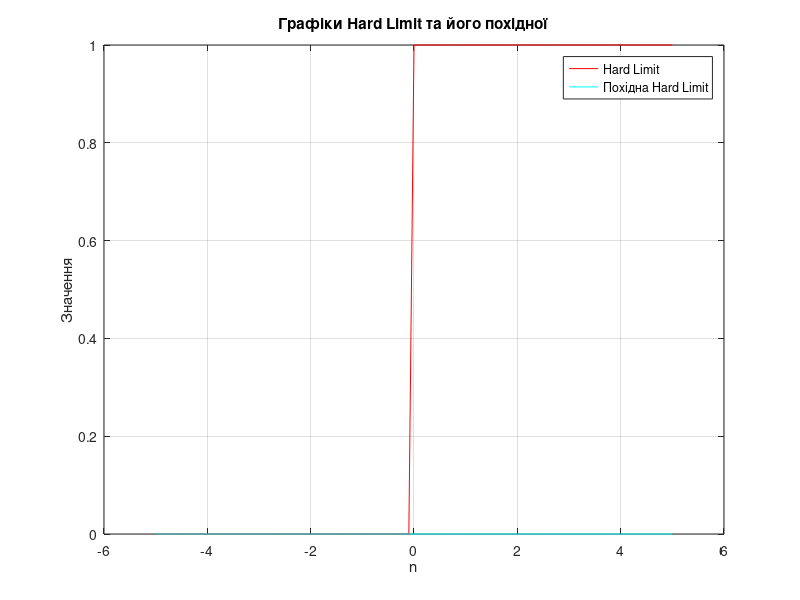

Write the MATLAB code that produced this figure.
function hardlimfile
    % Функція hardlim
    name = 'Hard Limit';
    inrange = '(-Inf, Inf)';
    outrange = '{0, 1}';

    % Графіки функції активації та її похідної
    n = -5:0.1:5;
    a = hardlim(n);
    da = dhardlim(n);
    figure;
    plot(n, a, 'r');
    hold on;
    plot(n, da, 'c');
    title('Графіки Hard Limit та його похідної');
    xlabel('n');
    ylabel('Значення');
    legend('Hard Limit', 'Похідна Hard Limit', 'Location', 'Best');
    grid on;

    % Розрахунок векторів виходу та похідної для заданого входу
    N = [-0.7; 0.1; 0.8];
    A = hardlim(N);
    dA_dN = dhardlim(N, A);

    % Вивід результатів
    disp('Вектор входу (N):');
    disp(N');
    disp('Вектор виходу (A):');
    disp(A');
    disp('Вектор похідної (dA_dN):');
    disp(dA_dN');
end

function result = hardlim(n)
    result = n >= 0;
end

function result = dhardlim(n, a)
    result = zeros(size(n));
    result(n >= 0) = 0;
end